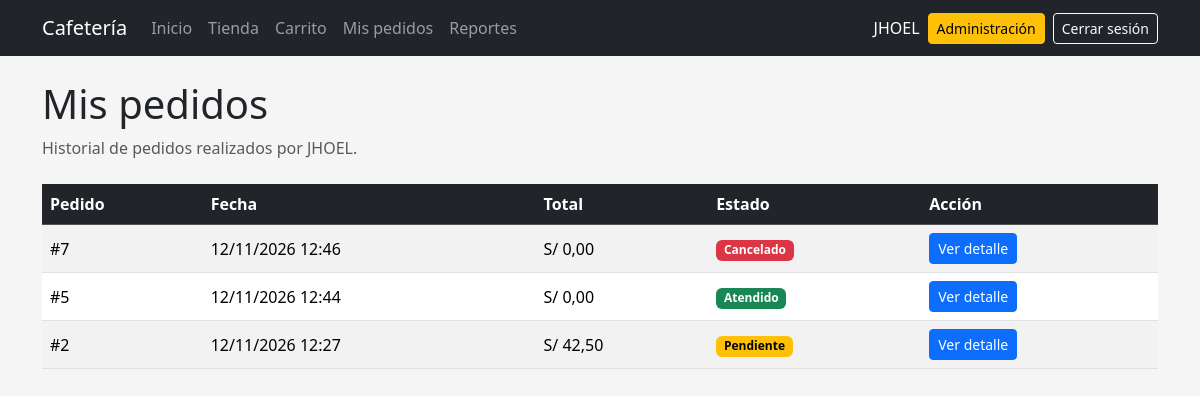
Page /mis-pedidos/ (signed in) on the committed database.
### pedidos/models.py (models this page shows, shortened)
class Pedido(models.Model):
    class Estado(models.TextChoices):
        PENDIENTE = "PENDIENTE", "Pendiente"
        PREPARACION = "PREPARACION", "En preparación"
        ATENDIDO = "ATENDIDO", "Atendido"
        CANCELADO = "CANCELADO", "Cancelado"
    usuario = models.ForeignKey(
        settings.AUTH_USER_MODEL,
        on_delete=models.CASCADE,
        related_name="pedidos",
    )
    fecha = models.DateTimeField(auto_now_add=True)
    total = models.DecimalField(
        max_digits=10,
        decimal_places=2,
        default=0,
    )
    estado = models.CharField(
        max_length=20,
        choices=Estado.choices,
        default=Estado.PENDIENTE,
    )
    class Meta:
        ordering = ["-fecha"]

### pedidos/views.py (the view)
@login_required
def mis_pedidos(request):
    pedidos = (
        Pedido.objects
        .filter(
            usuario=request.user
        )
        .order_by("-fecha")
    )
    return render(
        request,
        "pedidos/mis_pedidos.html",
        {
            "pedidos": pedidos,
        },
    )

### pedidos/templates/pedidos/mis_pedidos.html
{% extends "base.html" %}
{% block content %}
<div class="mb-4">
    <h1>
        Mis pedidos
    </h1>
    <p class="text-muted">
        Historial de pedidos realizados por
        {{ user.username }}.
    </p>
</div>
{% if pedidos %}
<div class="table-responsive">
    <table class="table table-striped table-hover align-middle">
        <thead class="table-dark">
            <tr>
                <th>
                    Pedido
                </th>
                <th>
                    Fecha
                </th>
                <th>
                    Total
                </th>
                <th>
                    Estado
                </th>
                <th>
                    Acción
                </th>
            </tr>
        </thead>
        <tbody>
            {% for pedido in pedidos %}
            <tr>
                <td>
                    #{{ pedido.id }}
                </td>
                <td>
                    {{ pedido.fecha|date:"d/m/Y H:i" }}
                </td>
                <td>
                    S/ {{ pedido.total }}
                </td>
                <td>
                    {% include "pedidos/_estado_badge.html" with pedido=pedido %}
                </td>
                <td>
                    <a
                        href="{% url 'detalle_pedido' pedido.id %}"
                        class="btn btn-primary btn-sm"
                    >
                        Ver detalle
                    </a>
                </td>
            </tr>
            {% endfor %}
        </tbody>
    </table>
</div>
{% else %}
<div class="alert alert-info">
    Todavía no existen pedidos registrados
    para este usuario.
</div>
{% endif %}
{% endblock %}

### pedidos/templates/base.html (shortened to what this page needs)
{% load static %}
<!DOCTYPE html>
<html lang="es">
<head>
    <link
        href="https://cdn.jsdelivr.net/npm/bootstrap@5.3.3/dist/css/bootstrap.min.css"
        rel="stylesheet"
    >
    <link
        rel="stylesheet"
        href="{% static 'css/base.css' %}"
    >
</head>
<body>
{% if user.is_authenticated %}
<nav
    class="navbar navbar-expand-lg bg-dark"
    data-bs-theme="dark"
>
    <div class="container">
        <a
            class="navbar-brand"
            href="{% url 'inicio' %}"
        >
            Cafetería
        </a>
        <div
            class="collapse navbar-collapse"
            id="menuPrincipal"
        >
            <div class="navbar-nav me-auto">
                <a
                    class="nav-link"
                    href="{% url 'inicio' %}"
                >
                    Inicio
                </a>
                <a
                    class="nav-link"
                    href="{% url 'tienda' %}"
                >
                    Tienda
                </a>
                <a
                    class="nav-link"
                    href="{% url 'ver_carrito' %}"
                >
                    Carrito
                </a>
                <a
                    class="nav-link"
                    href="{% url 'mis_pedidos' %}"
                >
                    Mis pedidos
                </a>
                {% if user.is_staff %}
                <a
                    class="nav-link"
                    href="{% url 'reportes' %}"
                >
                    Reportes
                </a>
                {% endif %}
            </div>
            <div
                class="d-flex align-items-center gap-2"
            >
                <span
                    class="navbar-text text-white"
                >
                    {{ user.username }}
                </span>
                {% if user.is_staff %}
                <a
                    href="{% url 'admin:index' %}"
                    class="btn btn-warning btn-sm"
                >
                    Administración
                </a>
                {% endif %}
                <form
                    method="post"
                    action="{% url 'logout' %}"
                    class="m-0"
                >
                    <button
                        type="submit"
                        class="btn btn-outline-light btn-sm"
                    >
                        Cerrar sesión
                    </button>
                </form>
            </div>
        </div>
    </div>
</nav>
{% endif %}
<main class="container py-4">
    {% block content %}
    {% endblock %}
</main>
</body>
</html>

### pedidos/templates/pedidos/_estado_badge.html
{% if pedido.estado == "PENDIENTE" %}
    <span class="badge text-bg-warning">
        Pendiente
    </span>
{% elif pedido.estado == "PREPARACION" %}
    <span class="badge text-bg-primary">
        En preparación
    </span>
{% elif pedido.estado == "ATENDIDO" %}
    <span class="badge text-bg-success">
        Atendido
    </span>
{% elif pedido.estado == "CANCELADO" %}
    <span class="badge text-bg-danger">
        Cancelado
    </span>
{% else %}
    <span class="badge text-bg-secondary">
        {{ pedido.get_estado_display }}
    </span>
{% endif %}

### static/css/base.css (style rules this page uses)
body { background-color: #f4f4f4; }
.navbar form { width: auto; }
.navbar form button { width: auto; }
body { background-color: #f5f5f5; }

### rows in the picture
Pedido: id "7", fecha "12/11/2026 12:46", total "0,00", estado "Cancelado"
Pedido: id "5", fecha "12/11/2026 12:44", total "0,00", estado "Atendido"
Pedido: id "2", fecha "12/11/2026 12:27", total "42,50", estado "Pendiente"

### other values in the picture
{{ user.username }} "JHOEL"
